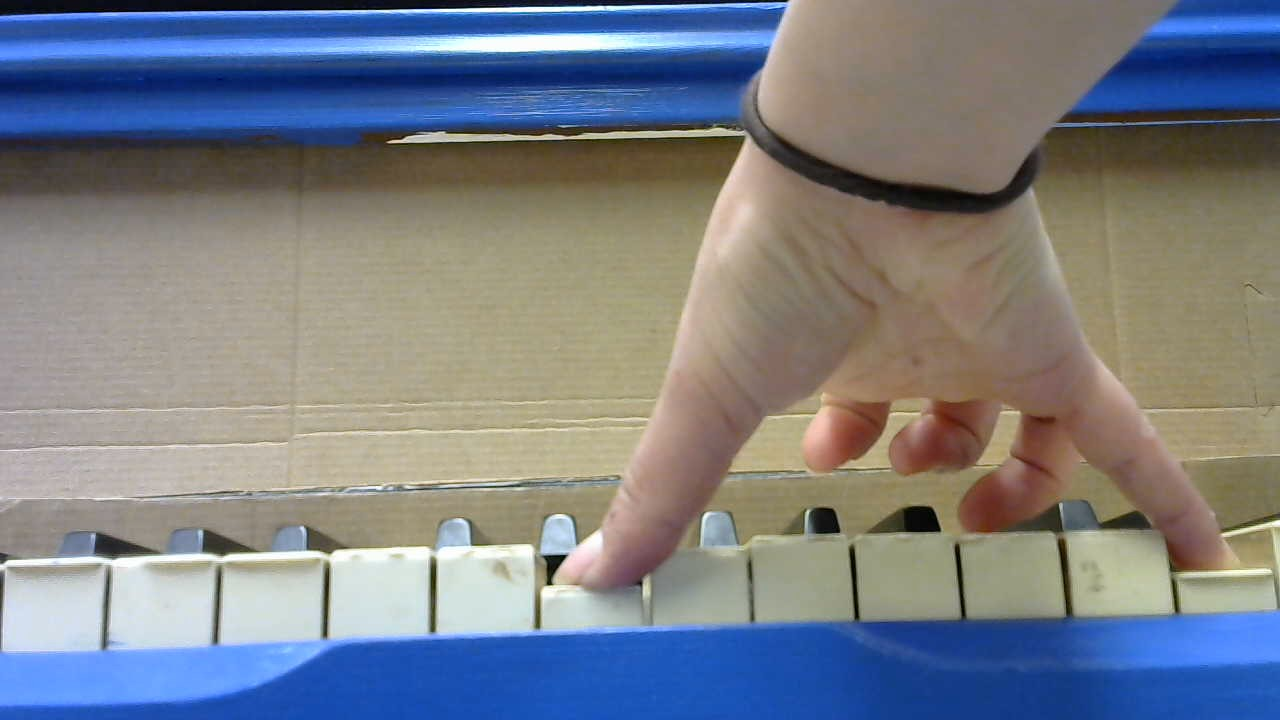
#> input picture piano4.jpg, 1280 x 720 px
$ python frontNotes.py   (older library calls are emulated)
#> lines starting #> are read from the running program, lines starting #| are printed output that depends on the picture; after the words box and inside, x2 and y2 are one past the last pixel; in counts of white or black regions, pixels touching at a corner belong together
import cv2
import numpy as np
import math

img = cv2.imread("piano4.jpg")
#> img is the input picture: shape (720, 1280, 3); mean B, G, R 133.8, 126.3, 122.1
img = img[460:670, 0:1280]
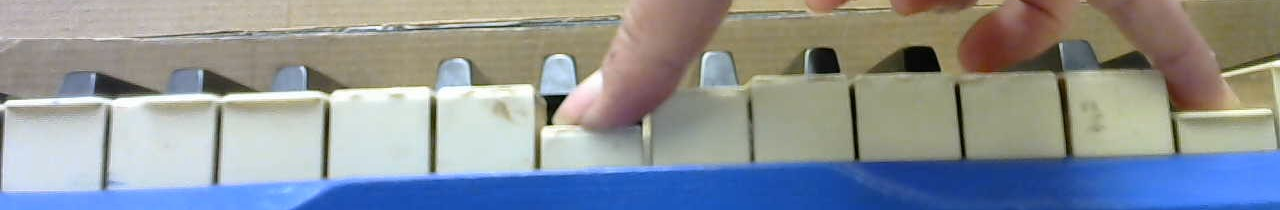
#> img: shape (210, 1280, 3); mean B, G, R 152.8, 147.3, 140.5

gray = cv2.cvtColor(img, cv2.COLOR_BGR2GRAY)
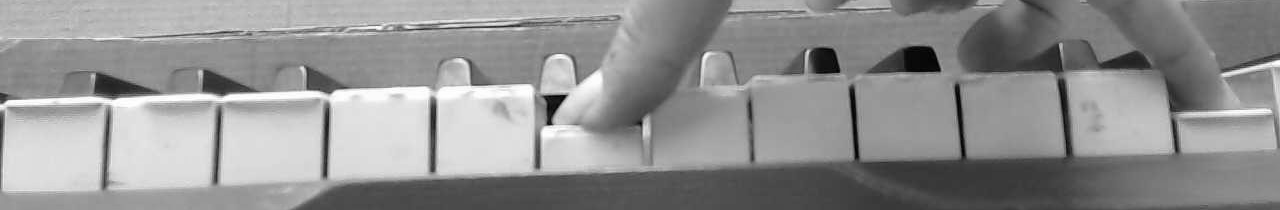
#> gray: shape (210, 1280); min 1, max 255, mean 145.9

blur = cv2.GaussianBlur(gray,(5,5),0)

outerBox = cv2.adaptiveThreshold(blur, 255, cv2.ADAPTIVE_THRESH_MEAN_C, cv2.THRESH_BINARY, 5, 2)
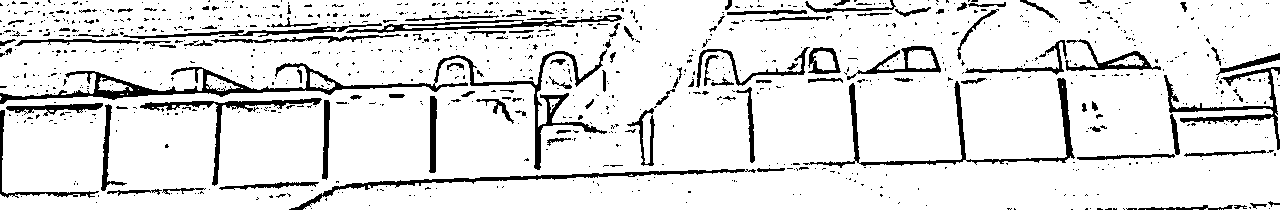
#> outerBox: shape (210, 1280); 88.6% white; 996 black regions (876 under 20 px), largest, box (x1, y1, x2, y2) and area: (0, 49, 607, 170) 4981, (803, 78, 1075, 168) 2038, (289, 169, 756, 210) 1741
outerBox = cv2.bitwise_not(outerBox)

edges = cv2.Canny(outerBox,100,100)
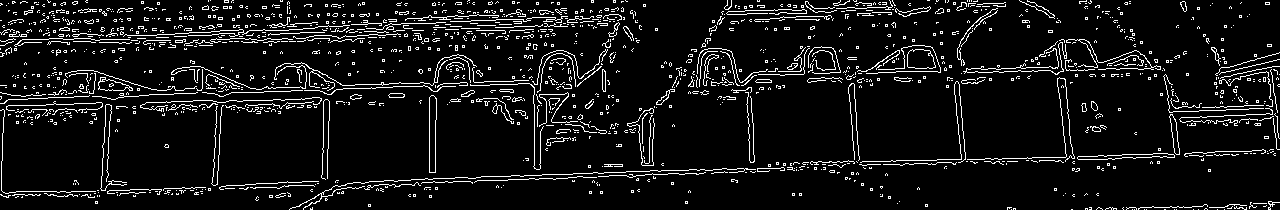
#> edges: shape (210, 1280); 7.9% white in thin lines or dots

kernel = cv2.getStructuringElement(cv2.MORPH_RECT,(5,5))

dilation = cv2.dilate(edges,kernel,iterations = 2)
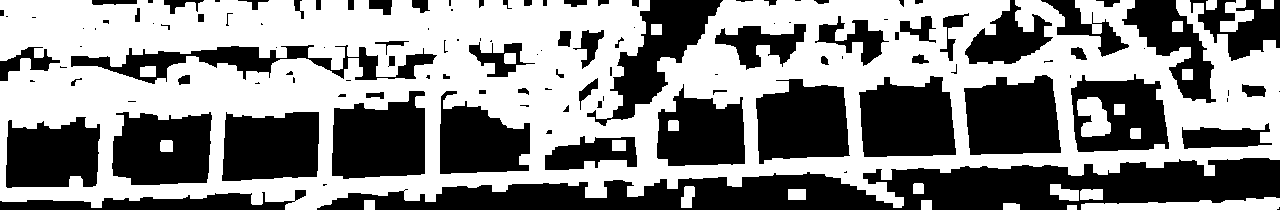
#> dilation: shape (210, 1280); 54% white; 125 black regions (51 under 20 px), largest, box (x1, y1, x2, y2) and area: (317, 158, 1280, 210) 27069, (332, 91, 425, 179) 6581, (859, 76, 956, 157) 6464
erosion = cv2.erode(dilation, kernel, iterations=1)
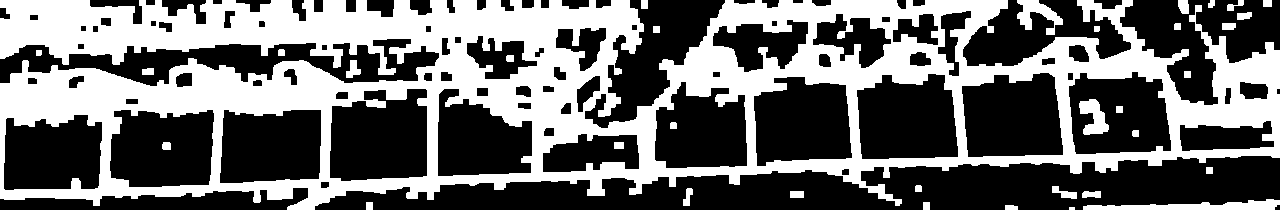
#> erosion: shape (210, 1280); 42.1% white; 35 white regions (1 under 20 px)


_, contours, _ = cv2.findContours(dilation,cv2.RETR_LIST,cv2.CHAIN_APPROX_SIMPLE)
#> contours = 119 contours, 40 with area under 20; largest, box (x1, y1, x2, y2) and area: (0, 0, 1280, 210) 212474, (331, 90, 426, 180) 6768, (858, 75, 957, 158) 6640, (963, 74, 1062, 156) 6592, (755, 78, 851, 165) 6450
idx =0
for cnt in contours:
    idx += 1
    x,y,w,h = cv2.boundingRect(cnt)
    area = cv2.contourArea(cnt)
    digit=edges[y:y+h,x:x+w]
    if (area > 3000 and area < 10000 and w < 200):
    	cv2.rectangle(img,(x,y),(x+w,y+h),(200,0,0),2)
    else:
    	pass
#> this loop made 119 passes
#> (x, y, w, h, area) on passes 2, 5, 7, 8, 11, 12, 14, 17, 18, 19, 20, 21: (1003, 203, 17, 7, 92.5), (1081, 197, 199, 13, 1494), (294, 189, 13, 13, 109.5), (1080, 189, 23, 11, 212), (681, 186, 14, 22, 207), (1050, 184, 29, 17, 287), (913, 183, 11, 11, 99), (160, 140, 13, 12, 129.5), (544, 135, 94, 36, 2246.5), (545, 129, 8, 6, 28), (1130, 128, 11, 11, 99), (1181, 122, 92, 28, 1587)
#> (cnt, x, y, w, h, area) on passes 1, 3, 4, 9, 16, 28: ([[1067, 205], [1067, 209], [1076, 209], [1076, 205]], 1067, 205, 10, 5, 36), ([[921, 200], [921, 209], [931, 209], [931, 200]], 921, 200, 11, 10, 90), ([[364, 200], [364, 209], [374, 209], [374, 200]], 364, 200, 11, 10, 90), ([[788, 189], [788, 199], [805, 199], [805, 189]], 788, 189, 18, 11, 170), ([[612, 140], [612, 150], [625, 150], [625, 140]], 612, 140, 14, 11, 130), ([[1114, 104], [1114, 114], [1124, 114], [1124, 104]], 1114, 104, 11, 11, 100)
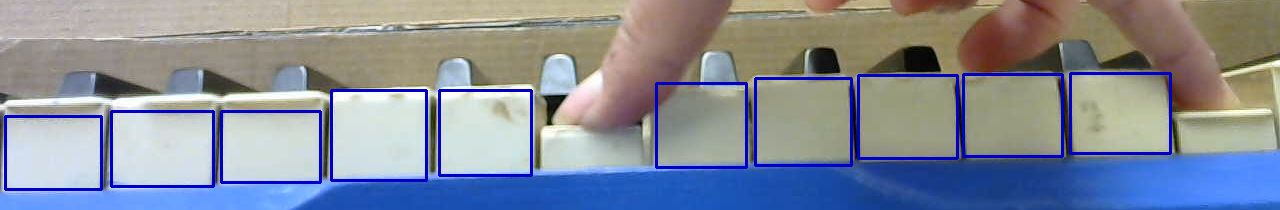
#> img: shape (210, 1280, 3); 3.95% of pixels changed, all inside (x1, y1, x2, y2) = (4, 72, 1172, 191)
#> after the loop, idx = 119


cv2.imshow("dude", img)
cv2.imshow("yeet", edges)
cv2.imshow("fam", erosion)

cv2.waitKey(0)
cv2.destroyAllWindows()

$ run again, with piano3.jpg copied over piano4.jpg
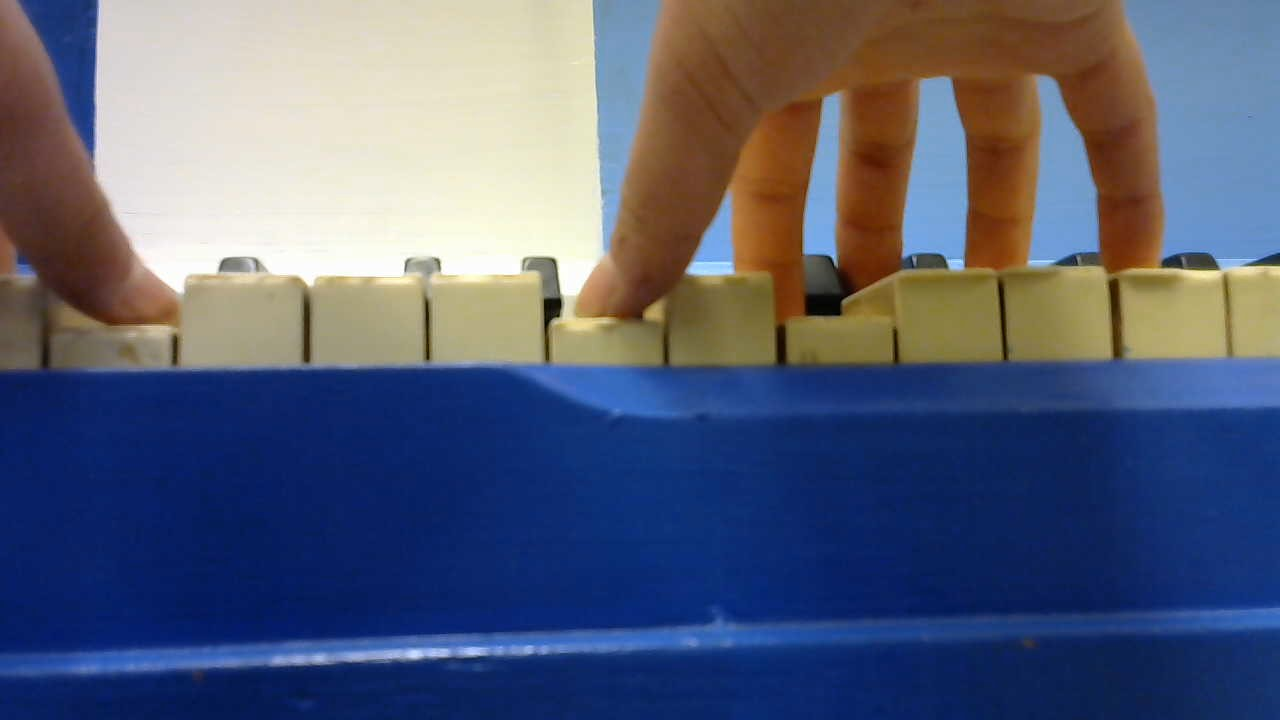
#> input picture piano3.jpg, 1280 x 720 px
#> img is the input picture: shape (720, 1280, 3); mean B, G, R 118.5, 94.9, 87.4
#> img: shape (210, 1280, 3)
#> `outerBox = cv2.adaptiveThreshold(blur, 255, cv2.ADAPTIVE_THRESH_MEAN_C..`:
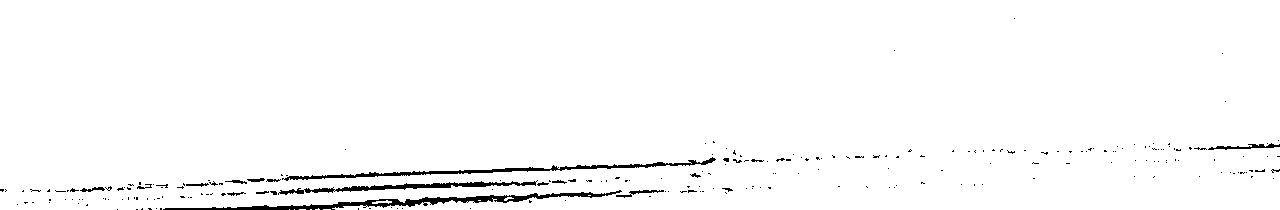
#> outerBox: shape (210, 1280); 97.9% white; 228 black regions (209 under 20 px), largest, box (x1, y1, x2, y2) and area: (163, 190, 622, 210) 1802, (282, 157, 716, 181) 1340, (278, 180, 538, 195) 970
#> edges: shape (210, 1280); 1.6% white in thin lines or dots
#> dilation: shape (210, 1280); 13.6% white; 36 white regions, largest, box (x1, y1, x2, y2) and area: (18, 137, 839, 210) 25888, (1129, 135, 1280, 168) 2961, (1216, 164, 1280, 184) 891
#> `erosion = cv2.erode(dilation, kernel, iterations=1)`:
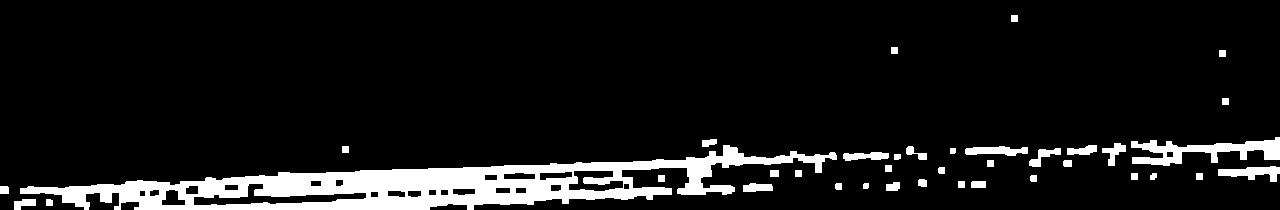
#> erosion: shape (210, 1280); 9.3% white; 38 white regions
#> contours = 66 contours, 18 with area under 20; largest, box (x1, y1, x2, y2) and area: (18, 137, 839, 210) 25715, (1129, 135, 1280, 168) 2738, (1216, 164, 1280, 184) 807, (963, 144, 1030, 158) 688, (195, 185, 336, 204) 546
#> the loop `for cnt in contours:` made 66 passes
#> (x, y, w, h, area) on passes 1, 2, 3, 6, 12, 14, 16, 17: (12, 197, 26, 13, 255), (335, 194, 30, 4, 62), (113, 194, 5, 11, 38), (409, 192, 11, 4, 21), (163, 191, 21, 13, 120), (454, 190, 20, 4, 39), (497, 189, 12, 3, 20), (187, 187, 10, 6, 36.5)
#> after the loop `for cnt in contours:`: idx = 66

$ run again, with WIN_20180505_22_33_09_Pro.jpg copied over piano4.jpg
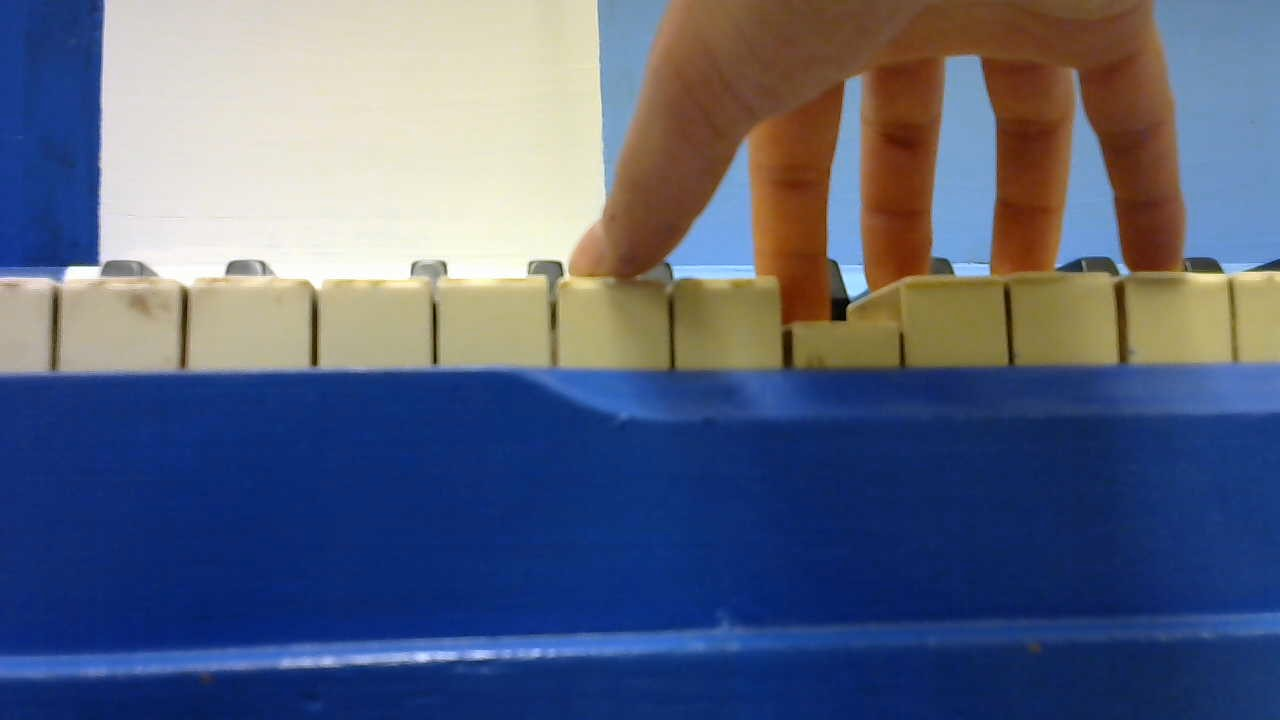
#> input picture WIN_20180505_22_33_09_Pro.jpg, 1280 x 720 px
#> img is the input picture: shape (720, 1280, 3); mean B, G, R 125.5, 99.1, 89.3
#> img: shape (210, 1280, 3)
#> `outerBox = cv2.adaptiveThreshold(blur, 255, cv2.ADAPTIVE_THRESH_MEAN_C..`:
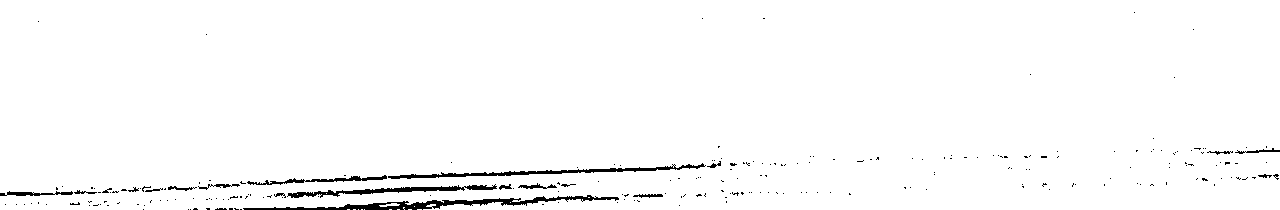
#> outerBox: shape (210, 1280); 98% white; 232 black regions (212 under 20 px), largest, box (x1, y1, x2, y2) and area: (243, 195, 619, 210) 1477, (388, 163, 706, 179) 993, (287, 184, 497, 198) 824
#> edges: shape (210, 1280); 1.6% white in thin lines or dots
#> dilation: shape (210, 1280); 13.2% white; 44 white regions, largest, box (x1, y1, x2, y2) and area: (0, 153, 790, 210) 25056, (1186, 141, 1280, 171) 1711, (1191, 169, 1280, 190) 1108
#> `erosion = cv2.erode(dilation, kernel, iterations=1)`:
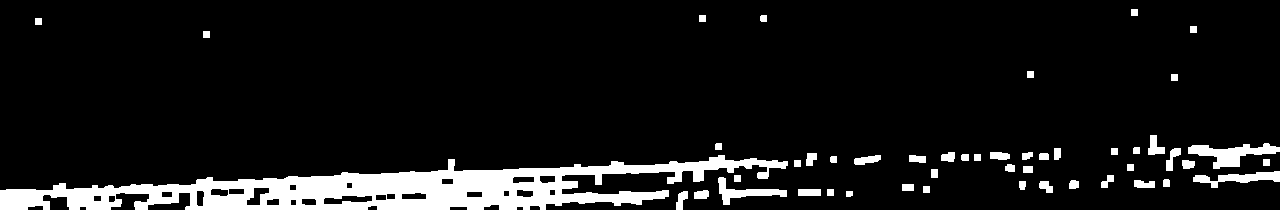
#> erosion: shape (210, 1280); 9.1% white; 49 white regions
#> contours = 71 contours, 15 with area under 20; largest, box (x1, y1, x2, y2) and area: (0, 153, 790, 210) 24170, (1186, 141, 1280, 171) 1570, (1191, 169, 1280, 190) 998, (1164, 146, 1197, 173) 476, (988, 150, 1017, 174) 372
#> the loop `for cnt in contours:` made 71 passes
#> (x, y, w, h, area) on passes 2, 4, 6, 12, 13, 16, 18, 20: (303, 200, 12, 4, 26), (325, 199, 16, 4, 33), (343, 197, 23, 4, 44), (403, 194, 22, 4, 42), (468, 193, 13, 3, 22), (198, 192, 5, 13, 33.5), (518, 191, 14, 5, 30.5), (230, 190, 13, 3, 22)
#> after the loop `for cnt in contours:`: idx = 71
